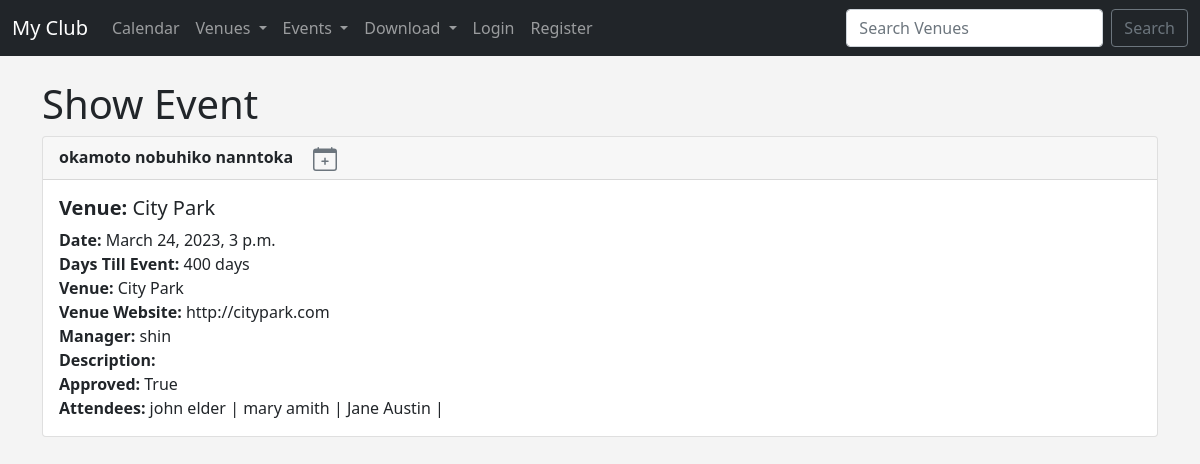
Screenshot of /show_event/16 with the database file from the repository.
### events/models.py (models this page shows, shortened)
class Event(models.Model):
	name = models.CharField('Event Name', max_length=120)
	event_date = models.DateTimeField('Events Date')
	venue = models.ForeignKey(Venue, blank=True, null=True, on_delete=models.CASCADE)
	manager = models.ForeignKey(User, blank=True, null=True, on_delete=models.SET_NULL)
	description = models.CharField(blank=True, max_length=120)
	attendees = models.ManyToManyField(MyClubUser, blank=True)
	approved = models.BooleanField("Approved", default=False)
	def __str__(self):
		return self.name
	@property
	def Days_till(self):
		today = date.today()
		days_till = self.event_date.date() - today
		days_till_stripped = str(days_till).split(',', 1)[0]
		return days_till_stripped

class Venue(models.Model):
	name = models.CharField('Venue name', max_length=120)
	address = models.CharField(max_length=300)
	zip_code = models.CharField('Zip Code', max_length=120)
	phone = models.CharField('Contact Phone', max_length=25, blank=True)
	web =  models.URLField('Website Address', blank=True)
	email_address = models.EmailField('Email Address', blank=True)
	owner = models.IntegerField("Venue Owner", blank=False, default=1)
	venue_image = models.ImageField(null=True, blank=True, upload_to="images/")
	def __str__(self):
		return self.name

class MyClubUser(models.Model):
	first_name = models.CharField(max_length=30)
	last_name = models.CharField(max_length=30)
	email = models.EmailField('User Email')
	def __str__(self):
		return self.first_name + ' ' + self.last_name

### events/views.py (the view)
# urls.py: path('show_event/<event_id>', views.show_event, name='show-event'),
def show_event(request, event_id):
	event = Event.objects.get(pk=event_id)
	return render(request, 'events/show_event.html',{
		"event": event,
		})

### events/templates/events/show_event.html (shortened to what this page needs)
{% extends 'events/base.html' %}
{% block content %}
<h1>Show Event</h1>
<div class="card">
  <div class="card-header">
    <strong>{{ event }}</strong>&emsp;
      <a href="#" class="link-secondary">
      </a>
  </div>
  <div class="card-body">
    <h5 class="card-title">
    	<strong>Venue: </strong>{{ event.venue }}
    </h5>
    <p class="card-text">
  		<strong>Date: </strong>{{ event.event_date }}<br/>
      <strong>Days Till Event: </strong>{{ event.Days_till }}<br/>
  		<strong>Venue: </strong>{{ event.venue }}<br/>
  		<strong>Venue Website: </strong>{{ event.venue.web }}<br/>
  		<strong>Manager: </strong>{{ event.manager }}<br/>
  		<strong>Description: </strong>{{ event.description }}<br/>
      <strong>Approved: </strong>{{ event.approved }}<br/>
  		<strong>Attendees: </strong>{% for user in event.attendees.all %}
  		{{ user }} | {% endfor %}
    </p>
  </div>
</div>
<br/>
{% endblock %}

### events/templates/events/base.html (style rules this page uses)
body { background-color: #f4f4f4; }

### rows the page displays
Event: name "okamoto nobuhiko nanntoka", venue "City Park", event_date "March 24, 2023, 3 p.m.", Days_till "400 days", venue.web "http://citypark.com", manager "shin", approved "True"
MyClubUser: first_name+last_name "john elder"
MyClubUser: first_name+last_name "mary amith"
MyClubUser: first_name+last_name "Jane Austin"
